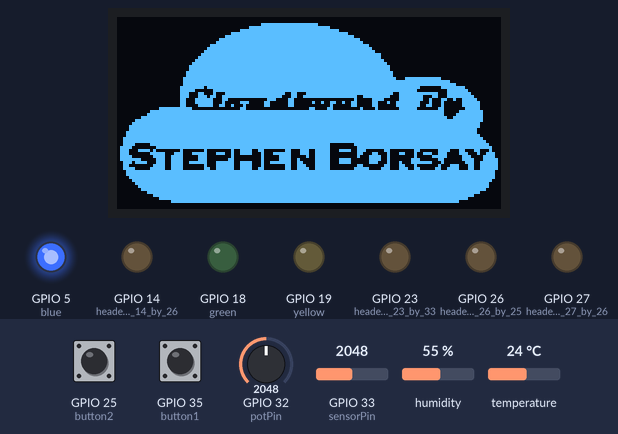
Simulated run of this sketch. Board: ESP32. On the bench: 128×64 one-colour display, output pins drawn as LEDs (lit = HIGH). Inputs (shaded band) come from the test bench; at power-on: GPIO 32 (potPin) = 2048, GPIO 25 (button2) HIGH, GPIO 33 (sensorPin) = 2048, GPIO 35 (button1) HIGH, humidity 55 %, temperature 24 °C. What the sketch prints to the serial monitor is not drawn.

Above: at 1.2 s.
1.3 s: GPIO 32 (potPin) set to 122
At 3.4 s:
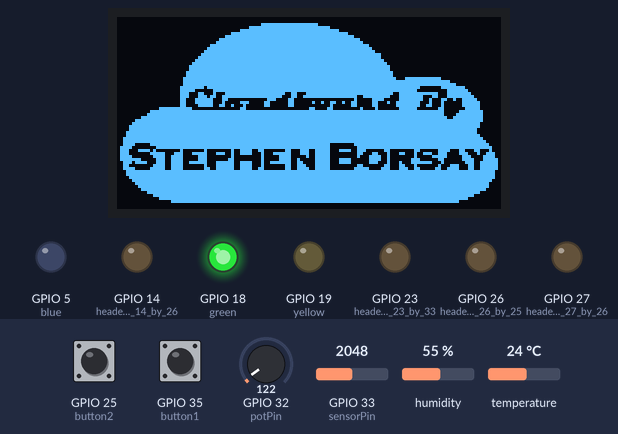
15.1 s: GPIO 32 (potPin) set to 1228
At 18.6 s:
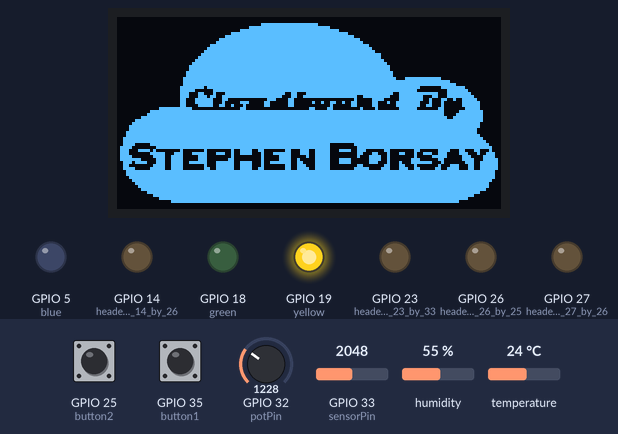
Timing chart, 0 to 28.0 s (numbered marks = the images above; inputs shaded):
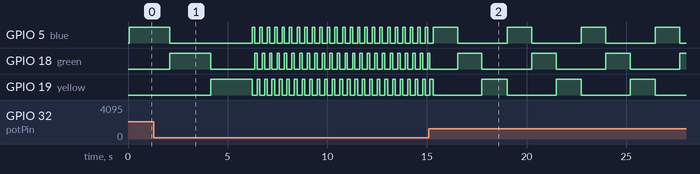

The sketch:

OLED_Lights_Serial.ino
```cpp
/*
 *
 * By Stephen Borsay
 * https://github.com/sborsay/Cloudboard
Key
------------

3- coloblue LED's
--------------
Blue on Pin 5
Green on Pin 18
Yellow on Pin 19
------------
GL5528 Photoresistor GPIO 23
---------------------------
Header Block Output pins at 3.3 volts
------------
Pin GPIO 33 by GND wokrs goes 0 and 3.33v
Pin GPIO 25
Pin GPIO 26
Pin GPIO 27
Pin GPIO 14

2- Push Buttons
--------------
Button 1 GPIO 35;     //Button1, active low, GPIO35
Button 2 GPIO 25;     //Button1, active low, GPIO25
---------------------

DHT11 temperature and humidity tester on Pin 15

*/

#include <Wire.h>
#include <Adafruit_GFX.h>
#include <Adafruit_SSD1306.h>
#include "DHT.h"

#define SCREEN_WIDTH 128 // OLED display width, in pixels
#define SCREEN_HEIGHT 64 // OLED display height, in pixels
#define OLED_RESET    -1 // Reset pin # (or -1 if sharing Arduino reset pin)

Adafruit_SSD1306 display(SCREEN_WIDTH, SCREEN_HEIGHT, &Wire, OLED_RESET);

// Bitmap of ronaldo Image
const unsigned char ronaldo [] PROGMEM = {
0x00, 0x00, 0x00, 0x00, 0x00, 0x00, 0x00, 0x00, 0x00, 0x00, 0x00, 0x00, 0x00, 0x00, 0x00, 0x00,
  0x00, 0x00, 0x00, 0x00, 0x00, 0x00, 0x00, 0x00, 0x00, 0x00, 0x00, 0x00, 0x00, 0x00, 0x00, 0x00,
  0x00, 0x00, 0x00, 0x00, 0x00, 0x00, 0xff, 0xff, 0xe0, 0x00, 0x00, 0x00, 0x00, 0x00, 0x00, 0x00,
  0x00, 0x00, 0x00, 0x00, 0x00, 0x0f, 0xff, 0xff, 0xfe, 0x00, 0x00, 0x00, 0x00, 0x00, 0x00, 0x00,
  0x00, 0x00, 0x00, 0x00, 0x00, 0x7f, 0xff, 0xff, 0xff, 0xc0, 0x00, 0x00, 0x00, 0x00, 0x00, 0x00,
  0x00, 0x00, 0x00, 0x00, 0x03, 0xff, 0xff, 0xff, 0xff, 0xf8, 0x00, 0x00, 0x00, 0x00, 0x00, 0x00,
  0x00, 0x00, 0x00, 0x00, 0x0f, 0xff, 0xff, 0xff, 0xff, 0xfe, 0x00, 0x00, 0x00, 0x00, 0x00, 0x00,
  0x00, 0x00, 0x00, 0x00, 0x3f, 0xff, 0xff, 0xff, 0xff, 0xff, 0x80, 0x00, 0x00, 0x00, 0x00, 0x00,
  0x00, 0x00, 0x00, 0x00, 0x7f, 0xff, 0xff, 0xff, 0xff, 0xff, 0xc0, 0x00, 0x00, 0x00, 0x00, 0x00,
  0x00, 0x00, 0x00, 0x01, 0xff, 0xff, 0xff, 0xff, 0xff, 0xff, 0xf0, 0x00, 0x00, 0x00, 0x00, 0x00,
  0x00, 0x00, 0x00, 0x03, 0xff, 0xff, 0xff, 0xff, 0xff, 0xff, 0xf8, 0x00, 0x00, 0x00, 0x00, 0x00,
  0x00, 0x00, 0x00, 0x07, 0xff, 0xff, 0xff, 0xff, 0xff, 0xff, 0xfc, 0x00, 0x00, 0x00, 0x00, 0x00,
  0x00, 0x00, 0x00, 0x0f, 0xff, 0xff, 0xff, 0xff, 0xff, 0xff, 0xff, 0x00, 0x00, 0x00, 0x00, 0x00,
  0x00, 0x00, 0x00, 0x1f, 0xff, 0xff, 0xff, 0xff, 0xff, 0xff, 0xff, 0x00, 0x00, 0x00, 0x00, 0x00,
  0x00, 0x00, 0x00, 0x3f, 0xff, 0xff, 0xff, 0xff, 0xff, 0xff, 0xff, 0x80, 0x00, 0x00, 0x00, 0x00,
  0x00, 0x00, 0x00, 0x7f, 0xff, 0xff, 0xff, 0xff, 0xff, 0xff, 0xff, 0xc0, 0x00, 0x00, 0x00, 0x00,
  0x00, 0x00, 0x00, 0xff, 0xff, 0xff, 0xff, 0xff, 0xff, 0xff, 0xff, 0xe0, 0x00, 0x00, 0x00, 0x00,
  0x00, 0x00, 0x00, 0xff, 0xff, 0xff, 0xff, 0xff, 0xff, 0xff, 0xff, 0xe0, 0x00, 0x00, 0x00, 0x00,
  0x00, 0x00, 0x01, 0xff, 0xff, 0xff, 0xff, 0xff, 0xff, 0xff, 0xff, 0xf0, 0x00, 0x00, 0x00, 0x00,
  0x00, 0x00, 0x01, 0xff, 0xff, 0xff, 0xff, 0xff, 0xff, 0xff, 0xff, 0xf0, 0x00, 0x00, 0x00, 0x00,
  0x00, 0x00, 0x03, 0xff, 0xff, 0xff, 0xff, 0xff, 0xff, 0xff, 0xff, 0xf8, 0xff, 0xf0, 0x00, 0x00,
  0x00, 0x00, 0x03, 0xff, 0xff, 0xff, 0xff, 0xff, 0xff, 0xff, 0xff, 0xff, 0xff, 0xfe, 0x00, 0x00,
  0x00, 0x00, 0x03, 0xff, 0xff, 0xff, 0xff, 0xff, 0xff, 0xff, 0xff, 0xff, 0xff, 0xff, 0x80, 0x00,
  0x00, 0x00, 0x07, 0xfb, 0xff, 0xff, 0xff, 0xff, 0xff, 0xff, 0xff, 0xff, 0xf8, 0x0f, 0xf0, 0x00,
  0x00, 0x00, 0x07, 0xc0, 0xff, 0xff, 0xff, 0xff, 0xff, 0xff, 0xff, 0xff, 0xf0, 0x03, 0xf8, 0x00,
  0x00, 0x00, 0x07, 0x18, 0x8f, 0xff, 0xff, 0x31, 0xff, 0xff, 0xff, 0xf3, 0xff, 0xe3, 0xfc, 0x00,
  0x00, 0x00, 0x07, 0x1d, 0x9f, 0xff, 0xfe, 0x33, 0xff, 0xff, 0x3f, 0xe3, 0xfc, 0x63, 0xfe, 0x00,
  0x00, 0x00, 0x06, 0x3f, 0x18, 0x00, 0x38, 0x60, 0x00, 0x01, 0x07, 0x83, 0xfc, 0x8c, 0x9f, 0x00,
  0x00, 0x00, 0x06, 0x3f, 0x10, 0x70, 0x60, 0x60, 0x49, 0x93, 0x06, 0x27, 0xf8, 0x88, 0x1f, 0x80,
  0x00, 0x00, 0x06, 0x1f, 0x32, 0x20, 0x60, 0x60, 0x01, 0x03, 0x06, 0x07, 0xf9, 0x88, 0x1f, 0x80,
  0x00, 0x03, 0xff, 0x80, 0x00, 0x60, 0x00, 0x00, 0xc3, 0x00, 0x42, 0x03, 0xf0, 0x18, 0x0f, 0x80,
  0x00, 0x1f, 0xff, 0xff, 0xff, 0xff, 0xff, 0xff, 0xff, 0xff, 0xff, 0xff, 0xff, 0xf8, 0x3f, 0xc0,
  0x00, 0x3f, 0xff, 0xff, 0xff, 0xff, 0xff, 0xff, 0xff, 0xff, 0xff, 0xff, 0xff, 0xf8, 0x7f, 0xc0,
  0x00, 0xff, 0xff, 0xff, 0xff, 0xff, 0xff, 0xff, 0xff, 0xff, 0xff, 0xff, 0xff, 0xfc, 0xff, 0xc0,
  0x03, 0xff, 0xff, 0xff, 0xff, 0xff, 0xff, 0xff, 0xff, 0xff, 0xff, 0xff, 0xff, 0xff, 0xff, 0xc0,
  0x07, 0xff, 0xff, 0xff, 0xff, 0xff, 0xff, 0xff, 0xff, 0xff, 0xff, 0xff, 0xff, 0xff, 0xff, 0x80,
  0x0f, 0xff, 0xff, 0xff, 0xff, 0xff, 0xff, 0xff, 0xff, 0xff, 0xff, 0xff, 0xff, 0xff, 0xff, 0x80,
  0x0f, 0xff, 0xff, 0xff, 0xff, 0xff, 0xff, 0xff, 0xff, 0xff, 0xff, 0xff, 0xff, 0xff, 0xff, 0x00,
  0x1f, 0xff, 0xff, 0xff, 0xff, 0xff, 0xff, 0xff, 0xff, 0xff, 0xff, 0xff, 0xff, 0xff, 0xff, 0x00,
  0x1f, 0xff, 0xff, 0xff, 0xff, 0xff, 0xff, 0xff, 0xff, 0xff, 0xff, 0xff, 0xff, 0xff, 0xff, 0x80,
  0x3f, 0xff, 0xff, 0xff, 0xff, 0xff, 0xff, 0xff, 0xff, 0xff, 0xff, 0xff, 0xff, 0xff, 0xff, 0xc0,
  0x3f, 0xff, 0xff, 0xff, 0xff, 0xff, 0xff, 0xff, 0xff, 0xff, 0xff, 0xff, 0xff, 0xff, 0xff, 0xe0,
  0x3c, 0x1f, 0xff, 0xff, 0xff, 0xff, 0xff, 0xff, 0xfe, 0x01, 0xff, 0xff, 0xff, 0xff, 0xff, 0xf0,
  0x78, 0x07, 0xff, 0xff, 0xff, 0xff, 0xff, 0xff, 0xfe, 0x00, 0xff, 0xff, 0xff, 0xff, 0xff, 0xf8,
  0x71, 0xe8, 0x04, 0x04, 0x02, 0x79, 0x80, 0xc7, 0x3e, 0x3c, 0xe0, 0x60, 0x18, 0x1e, 0x31, 0x88,
  0x70, 0x1f, 0x1c, 0x7c, 0x72, 0x78, 0x8f, 0xc7, 0x3e, 0x00, 0xc6, 0x23, 0x13, 0x9c, 0x38, 0x9c,
  0x78, 0x0f, 0x3c, 0x1c, 0x02, 0x00, 0x83, 0xc1, 0x3e, 0x00, 0x8f, 0x20, 0x10, 0x7c, 0x1c, 0x3c,
  0x7f, 0x07, 0x3c, 0x1c, 0x06, 0x00, 0x83, 0xc8, 0x3e, 0x3c, 0x0f, 0x20, 0x38, 0x18, 0x1e, 0x3e,
  0x3b, 0xc7, 0x3c, 0xfc, 0x7e, 0x78, 0x9f, 0xcc, 0x3e, 0x3c, 0x0e, 0x22, 0x3f, 0x88, 0x0e, 0x7e,
  0x30, 0x0f, 0x3c, 0x04, 0x7e, 0x78, 0x80, 0xce, 0x3e, 0x00, 0xc0, 0x63, 0x10, 0x11, 0xc6, 0x7e,
  0x3c, 0x1f, 0x3c, 0x06, 0x7e, 0x79, 0x80, 0xcf, 0x3e, 0x01, 0xf0, 0xe3, 0x98, 0x33, 0xc6, 0x7e,
  0x1f, 0xff, 0xff, 0xff, 0xff, 0xff, 0xff, 0xff, 0xff, 0xff, 0xff, 0xff, 0xff, 0xff, 0xff, 0xfc,
  0x1f, 0xff, 0xff, 0xff, 0xff, 0xff, 0xff, 0xff, 0xff, 0xff, 0xff, 0xff, 0xff, 0xff, 0xff, 0xfc,
  0x0f, 0xff, 0xff, 0xff, 0xff, 0xff, 0xff, 0xff, 0xff, 0xff, 0xff, 0xff, 0xff, 0xff, 0xff, 0xfc,
  0x07, 0xff, 0xff, 0xff, 0xff, 0xff, 0xff, 0xff, 0xff, 0xff, 0xff, 0xff, 0xff, 0xff, 0xff, 0xf8,
  0x03, 0xff, 0xff, 0xff, 0xff, 0xff, 0xff, 0xff, 0xff, 0xff, 0xff, 0xff, 0xff, 0xff, 0xff, 0xf0,
  0x01, 0xff, 0xff, 0xff, 0xff, 0xff, 0xff, 0xff, 0xff, 0xff, 0xff, 0xff, 0xff, 0xff, 0xff, 0xf0,
  0x00, 0xff, 0xff, 0xff, 0xff, 0xff, 0xff, 0xff, 0xff, 0xff, 0xff, 0xff, 0xff, 0xff, 0xff, 0xe0,
  0x00, 0x3f, 0xff, 0xff, 0xff, 0xff, 0xff, 0xff, 0xff, 0xff, 0xff, 0xff, 0xff, 0xff, 0xff, 0x80,
  0x00, 0x0f, 0xff, 0xff, 0xff, 0xff, 0xff, 0xff, 0xff, 0xff, 0xff, 0xff, 0xff, 0xff, 0xfe, 0x00,
  0x00, 0x03, 0xff, 0xff, 0xff, 0xff, 0xff, 0xff, 0xff, 0xff, 0xff, 0xff, 0xff, 0xff, 0xf8, 0x00,
  0x00, 0x00, 0x3f, 0xff, 0xff, 0xff, 0xff, 0xff, 0xff, 0xff, 0xff, 0xff, 0xff, 0xff, 0xc0, 0x00,
  0x00, 0x00, 0x00, 0x00, 0x00, 0x00, 0x00, 0x00, 0x00, 0x00, 0x00, 0x00, 0x00, 0x00, 0x00, 0x00,
  0x00, 0x00, 0x00, 0x00, 0x00, 0x00, 0x00, 0x00, 0x00, 0x00, 0x00, 0x00, 0x00, 0x00, 0x00, 0x00
};


int blue = 5;
int green = 18;
int yellow = 19;
int ledDelay;
//int delay1;

int potPin = 32;   //Potentiometer on GPIO 32
int lightLevel;
const int sensorPin = 33; //GL5528 phtoresistor on GPIO33

const int button1 = 35;     //Button1 Top, active high, GPIO35
const int button2 = 25;          //and 32 is bottom button, 32(but2)  GPIO32

// variables will change:
int buttonState1 = 0;         // variable for reading the pushbutton status
int buttonState2 = 0;         // variable for reading the pushbutton status

//----------for DHT11 Enviro Sensor on Board-------------


#define DHTPIN 15     // Digital pin connected to the DHT sensor

// Uncomment whatever type you're using!
#define DHTTYPE DHT11   // DHT 11
DHT dht(DHTPIN, DHTTYPE);


// the setup function runs once when you press reset or power the board
void setup() {

//begin OLED block
   // initialize with the I2C addr 0x3C
  display.begin(SSD1306_SWITCHCAPVCC, 0x3C);

  // Clear the buffer.
  display.clearDisplay();

  // Display bitmap
  display.drawBitmap(0, 0,  ronaldo, 128, 64, WHITE);
  display.display();
//end OLED Block

  // initialize digital pin LED_BUILTIN as an output.
  //three light bar by chip g y b
  //three light bar by chip g y b
  pinMode(blue, OUTPUT); // blue light tied high, next to chip GPIO 5 works
  pinMode(green, OUTPUT); // Green light GPIO 18 next to chip works
  pinMode(yellow, OUTPUT); //Yellow light GPIO 19 next to chip works


//header block all work
      pinMode(13, OUTPUT); //header pin GPIO 13 by GND wokrs goes 0 and 3.33v
      pinMode(23, OUTPUT); //header pin GPIO 23 by 33 wokrs goes 0 and 3.29v
      pinMode(26, OUTPUT); //header pin GPIO 26 by 25 wokrs goes 0 and 3.30v
      pinMode(27, OUTPUT); //header pin GPIO 27 by 26 wokrs goes 0 and 3.34v
      pinMode(14, OUTPUT); //header pin GPIO 14 by 26 wokrs goes 0 and 3.31v


      //buttons
      pinMode(button1, INPUT);
      pinMode(button2, INPUT);

      dht.begin();

     Serial.begin(115200);
}

// the loop function runs over and over again forever
void loop() {
    //delay(1000); //delay for DHT if needed

  //Photoresistor GL5528 tester
    lightLevel = analogRead(sensorPin);
    Serial.print((String)"The Photoresistor light level is: "+ lightLevel);


//LED chaser tester for 3 colored LEDs
  ledDelay = analogRead(potPin); //potentiomter on GPIO 32 potPin
  Serial.println((String)"  and the Potentiometer is set to: "+  ledDelay);
  digitalWrite(blue, HIGH);
  digitalWrite(green, LOW);
  digitalWrite(yellow, LOW);
  delay(ledDelay);
  digitalWrite(blue, LOW);
  digitalWrite(green, HIGH);
  digitalWrite(yellow, LOW);
  delay(ledDelay);
  digitalWrite(blue, LOW);
  digitalWrite(green, LOW);
  digitalWrite(yellow, HIGH);
  delay(ledDelay);

// 2-pushbutton tester section

   buttonState1 = digitalRead(button1) ;
   buttonState2 = digitalRead(button2) ;

   if(buttonState1 == LOW) {
     Serial.println("button 1 pressed " ) ;
   }

    if(buttonState2 == LOW) {
     Serial.println("button 2 pressed " ) ;
   }

   //-----------DHT tester Section

  float h = dht.readHumidity();
  // Read temperature as Celsius (the default)
  float t = dht.readTemperature();
  // Read temperature as Fahrenheit (isFahrenheit = true)
  float f = dht.readTemperature(true);

  // Check if any reads failed and exit early (to try again).
  if (isnan(h) || isnan(t) || isnan(f)) {
    Serial.println(F("Failed to read from DHT sensor!"));
    return;
  }

  // Compute heat index in Fahrenheit (the default)
  float hif = dht.computeHeatIndex(f, h);
  // Compute heat index in Celsius (isFahreheit = false)
  float hic = dht.computeHeatIndex(t, h, false);

  Serial.print(F("Humidity: "));
  Serial.print(h);
  Serial.print(F("%  Temperature: "));
  Serial.print(t);
  Serial.print(F("°C "));
  Serial.print(f);
  Serial.print(F("°F  Heat index: "));
  Serial.print(hic);
  Serial.print(F("°C "));
  Serial.print(hif);
  Serial.println(F("°F"));

  //-------End DHT tester section

}
```

Measured:
- after the input at 15.1 s, GPIO 5 (blue): alternates HIGH for 1.2 s and LOW for 2.5 s, starting after 1.4 s
- by itself, GPIO 5 (blue): repeats every 0.37 s: HIGH 0.12 s, LOW 0.25 s
